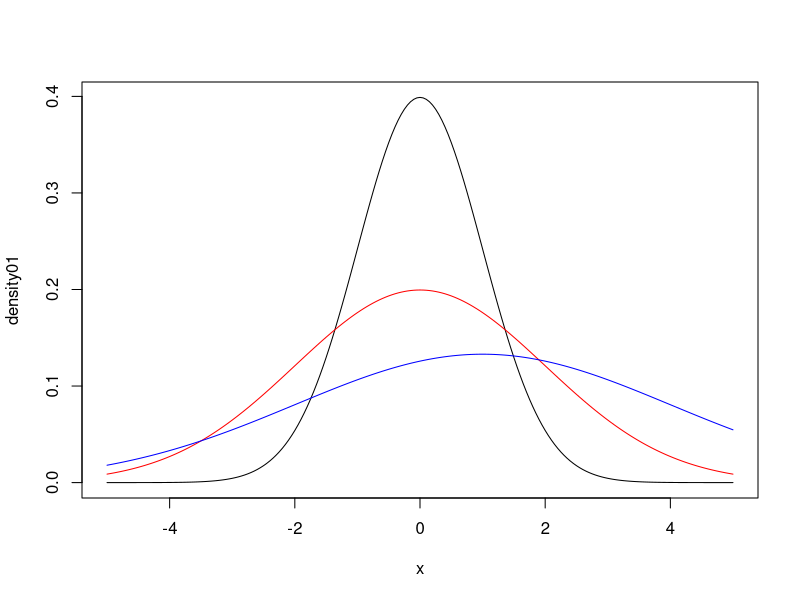
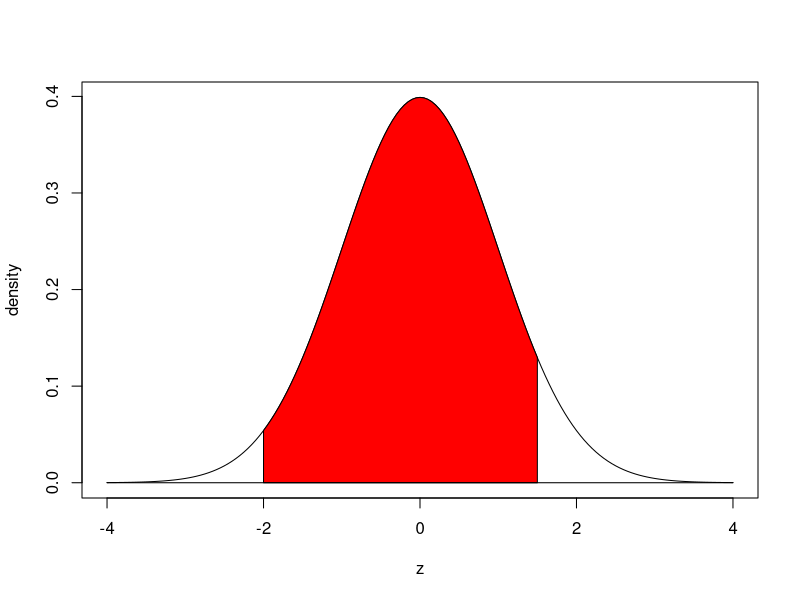
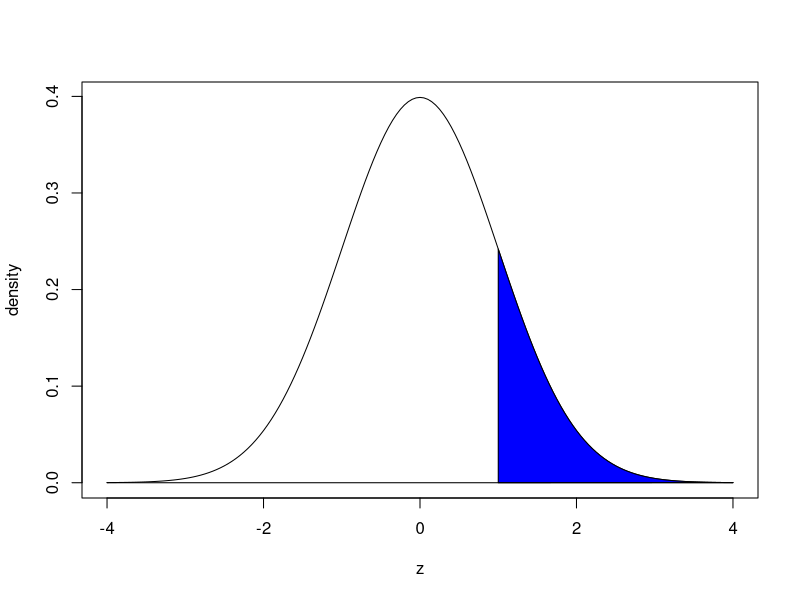
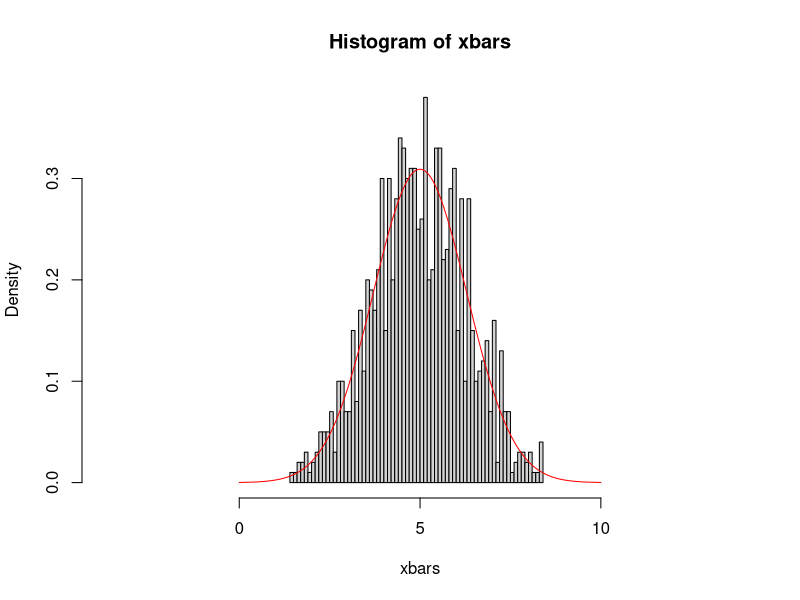

Write the R code that produced these figures, in order.
# Normal Distribution
x = seq(-5, 5, by=0.05)
density01 = dnorm(x, mean=0, sd=1)
plot(x, density01, type="l")
densityA = dnorm(x, mean=0, sd=2)
points(x, densityA, type="l", col="red")

densityA = dnorm(x, mean=1, sd=3)
points(x, densityA, type="l", col="blue")

# Probability: Area under Normal distribution
z1 = -2
z2 = 1.5

z = seq(-4, 4, by=0.05)
density = dnorm(z)
plot(z, density, type="l")

z_range = seq(z1, z2, by=0.05)
polygon(c(z1, z_range, z2), c(0, dnorm(z_range), 0), col="red")
points(c(-4, 4), c(0, 0), type="l")

# p(z < 1)
pnorm(1)
# p(z > 1)
1 - pnorm(1)
# graphing it
z_over_one = seq(1, 4, by=0.05)
plot(z, density, type="l")
polygon(c(1, z_over_one, z2), c(0, dnorm(z_over_one), 0), col="blue")
points(c(-4, 4), c(0, 0), type="l")

# p(-1 < z < 1)
pnorm(1) - pnorm(-1)
# p(-2 < z < 2)
pnorm(2) - pnorm(-2)
# p(-3 < z < 3)
pnorm(3) - pnorm(-3)

# Sampling distribution
population = runif(1000000, 0, 10)
mu = mean(population)
sigma = sd(population)

ns = 5
N = 1000
xbars = rep(0, N)
for(i in 1:N) {
  xbars[i] = mean(sample(population, ns, replace=TRUE))
}
hist(xbars, xlim=c(mu - 3 * sigma, mu + 3 * sigma), breaks=50, probability=TRUE)
# superimpose normal distribution
z = seq(0, 10, by=0.05)
points(z, dnorm(z, mean=mu, sd=sigma/sqrt(ns)), type="l", col="red")